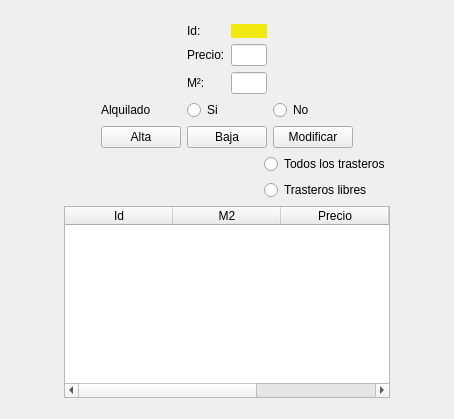
      <widget class="QWidget" name="Trasteros">
       <attribute name="title">
        <string>Trasteros</string>
       </attribute>
       <layout class="QGridLayout" name="gridLayout_13" columnstretch="1,8,1">
        <item row="0" column="1">
         <layout class="QGridLayout" name="gridLayout_4">
          <property name="leftMargin">
           <number>10</number>
          </property>
          <property name="topMargin">
           <number>10</number>
          </property>
          <property name="rightMargin">
           <number>10</number>
          </property>
          <property name="bottomMargin">
           <number>10</number>
          </property>
          <item row="1" column="0">
           <layout class="QGridLayout" name="gridLayout_3">
            <item row="0" column="2">
             <widget class="QRadioButton" name="rbtSi">
              <property name="text">
               <string>Si</string>
              </property>
              <property name="checked">
               <bool>false</bool>
              </property>
              <attribute name="buttonGroup">
               <string notr="true">btnGroupLibre</string>
              </attribute>
             </widget>
            </item>
            <item row="0" column="4">
             <spacer name="horizontalSpacer_4">
              <property name="orientation">
               <enum>Qt::Horizontal</enum>
              </property>
              <property name="sizeHint" stdset="0">
               <size>
                <width>40</width>
                <height>20</height>
               </size>
              </property>
             </spacer>
            </item>
            <item row="1" column="2">
             <widget class="QPushButton" name="btnBaja">
              <property name="text">
               <string>Baja</string>
              </property>
             </widget>
            </item>
            <item row="0" column="0">
             <spacer name="horizontalSpacer_3">
              <property name="orientation">
               <enum>Qt::Horizontal</enum>
              </property>
              <property name="sizeHint" stdset="0">
               <size>
                <width>40</width>
                <height>20</height>
               </size>
              </property>
             </spacer>
            </item>
            <item row="1" column="1">
             <widget class="QPushButton" name="btnAlta">
              <property name="text">
               <string>Alta</string>
              </property>
             </widget>
            </item>
            <item row="0" column="1">
             <widget class="QLabel" name="label_4">
              <property name="text">
               <string>Alquilado</string>
              </property>
             </widget>
            </item>
            <item row="1" column="3">
             <widget class="QPushButton" name="btnModif">
              <property name="text">
               <string>Modificar</string>
              </property>
             </widget>
            </item>
            <item row="0" column="3">
             <widget class="QRadioButton" name="rbtNo">
              <property name="text">
               <string>No</string>
              </property>
              <attribute name="buttonGroup">
               <string notr="true">btnGroupLibre</string>
              </attribute>
             </widget>
            </item>
           </layout>
          </item>
          <item row="2" column="0">
           <layout class="QGridLayout" name="gridLayout_2">
            <item row="1" column="2">
             <widget class="QRadioButton" name="rbtLibres">
              <property name="text">
               <string>Trasteros libres</string>
              </property>
              <attribute name="buttonGroup">
               <string notr="true">btnGroupTrasterosMostrar</string>
              </attribute>
             </widget>
            </item>
            <item row="0" column="2">
             <widget class="QRadioButton" name="rbtTodos">
              <property name="text">
               <string>Todos los trasteros</string>
              </property>
              <property name="checked">
               <bool>false</bool>
              </property>
              <attribute name="buttonGroup">
               <string notr="true">btnGroupTrasterosMostrar</string>
              </attribute>
             </widget>
            </item>
            <item row="2" column="0" colspan="3">
             <widget class="QTableWidget" name="tableTrasteros">
              <property name="selectionBehavior">
               <enum>QAbstractItemView::SelectRows</enum>
              </property>
              <attribute name="horizontalHeaderDefaultSectionSize">
               <number>108</number>
              </attribute>
              <column>
               <property name="text">
                <string>Id</string>
               </property>
              </column>
              <column>
               <property name="text">
                <string>M2</string>
               </property>
              </column>
              <column>
               <property name="text">
                <string>Precio</string>
               </property>
              </column>
              <column>
               <property name="text">
                <string>Alquilado</string>
               </property>
              </column>
              <column>
               <property name="text">
                <string>FechaBaja</string>
               </property>
              </column>
             </widget>
            </item>
            <item row="0" column="1">
             <spacer name="horizontalSpacer_5">
              <property name="orientation">
               <enum>Qt::Horizontal</enum>
              </property>
              <property name="sizeHint" stdset="0">
               <size>
                <width>40</width>
                <height>20</height>
               </size>
              </property>
             </spacer>
            </item>
           </layout>
          </item>
          <item row="0" column="0">
           <layout class="QGridLayout" name="gridLayout" rowstretch="0,0,0" columnstretch="10,0,3,0,10">
            <property name="topMargin">
             <number>3</number>
            </property>
            <item row="1" column="4">
             <spacer name="horizontalSpacer">
              <property name="orientation">
               <enum>Qt::Horizontal</enum>
              </property>
              <property name="sizeHint" stdset="0">
               <size>
                <width>40</width>
                <height>20</height>
               </size>
              </property>
             </spacer>
            </item>
            <item row="2" column="2">
             <widget class="QLineEdit" name="edtM2">
              <property name="alignment">
               <set>Qt::AlignRight|Qt::AlignTrailing|Qt::AlignVCenter</set>
              </property>
             </widget>
            </item>
            <item row="2" column="1">
             <widget class="QLabel" name="label_3">
              <property name="text">
               <string>M²:</string>
              </property>
             </widget>
            </item>
            <item row="0" column="1">
             <widget class="QLabel" name="label_1">
              <property name="text">
               <string>Id:</string>
              </property>
             </widget>
            </item>
            <item row="1" column="1">
             <widget class="QLabel" name="label_2">
              <property name="text">
               <string>Precio:</string>
              </property>
             </widget>
            </item>
            <item row="1" column="2">
             <widget class="QLineEdit" name="edtPrecio">
              <property name="alignment">
               <set>Qt::AlignRight|Qt::AlignTrailing|Qt::AlignVCenter</set>
              </property>
             </widget>
            </item>
            <item row="0" column="2">
             <widget class="QLabel" name="lblid">
              <property name="palette">
               <palette>
                <active>
                 <colorrole role="WindowText">
                  <brush brushstyle="SolidPattern">
                   <color alpha="255">
                    <red>0</red>
                    <green>0</green>
                    <blue>0</blue>
                   </color>
                  </brush>
                 </colorrole>
                 <colorrole role="Button">
                  <brush brushstyle="SolidPattern">
                   <color alpha="255">
                    <red>240</red>
                    <green>233</green>
                    <blue>15</blue>
                   </color>
                  </brush>
                 </colorrole>
                 <colorrole role="Light">
                  <brush brushstyle="SolidPattern">
                   <color alpha="255">
                    <red>255</red>
                    <green>251</green>
                    <blue>121</blue>
                   </color>
                  </brush>
                 </colorrole>
                 <colorrole role="Midlight">
                  <brush brushstyle="SolidPattern">
                   <color alpha="255">
                    <red>247</red>
                    <green>242</green>
                    <blue>68</blue>
                   </color>
                  </brush>
                 </colorrole>
                 <colorrole role="Dark">
                  <brush brushstyle="SolidPattern">
                   <color alpha="255">
                    <red>120</red>
                    <green>116</green>
                    <blue>7</blue>
                   </color>
                  </brush>
                 </colorrole>
                 <colorrole role="Mid">
                  <brush brushstyle="SolidPattern">
                   <color alpha="255">
                    <red>160</red>
                    <green>155</green>
                    <blue>10</blue>
                   </color>
                  </brush>
                 </colorrole>
                 <colorrole role="Text">
                  <brush brushstyle="SolidPattern">
                   <color alpha="255">
                    <red>0</red>
                    <green>0</green>
                    <blue>0</blue>
                   </color>
                  </brush>
                 </colorrole>
                 <colorrole role="BrightText">
                  <brush brushstyle="SolidPattern">
                   <color alpha="255">
                    <red>255</red>
                    <green>255</green>
                    <blue>255</blue>
                   </color>
                  </brush>
                 </colorrole>
                 <colorrole role="ButtonText">
                  <brush brushstyle="SolidPattern">
                   <color alpha="255">
                    <red>0</red>
                    <green>0</green>
                    <blue>0</blue>
                   </color>
                  </brush>
                 </colorrole>
                 <colorrole role="Base">
                  <brush brushstyle="SolidPattern">
                   <color alpha="255">
                    <red>255</red>
                    <green>255</green>
                    <blue>255</blue>
                   </color>
                  </brush>
                 </colorrole>
                 <colorrole role="Window">
                  <brush brushstyle="SolidPattern">
                   <color alpha="255">
                    <red>240</red>
                    <green>233</green>
                    <blue>15</blue>
                   </color>
                  </brush>
                 </colorrole>
                 <colorrole role="Shadow">
                  <brush brushstyle="SolidPattern">
                   <color alpha="255">
                    <red>0</red>
                    <green>0</green>
                    <blue>0</blue>
                   </color>
                  </brush>
                 </colorrole>
                 <colorrole role="AlternateBase">
                  <brush brushstyle="SolidPattern">
                   <color alpha="255">
                    <red>247</red>
                    <green>244</green>
                    <blue>135</blue>
                   </color>
                  </brush>
                 </colorrole>
                 <colorrole role="ToolTipBase">
                  <brush brushstyle="SolidPattern">
                   <color alpha="255">
                    <red>255</red>
                    <green>255</green>
                    <blue>220</blue>
                   </color>
                  </brush>
                 </colorrole>
                 <colorrole role="ToolTipText">
                  <brush brushstyle="SolidPattern">
                   <color alpha="255">
                    <red>0</red>
                    <green>0</green>
                    <blue>0</blue>
                   </color>
                  </brush>
                 </colorrole>
                </active>
                <inactive>
                 <colorrole role="WindowText">
                  <brush brushstyle="SolidPattern">
                   <color alpha="255">
                    <red>0</red>
                    <green>0</green>
                    <blue>0</blue>
                   </color>
                  </brush>
                 </colorrole>
                 <colorrole role="Button">
                  <brush brushstyle="SolidPattern">
                   <color alpha="255">
                    <red>240</red>
                    <green>233</green>
                    <blue>15</blue>
                   </color>
                  </brush>
                 </colorrole>
                 <colorrole role="Light">
                  <brush brushstyle="SolidPattern">
                   <color alpha="255">
                    <red>255</red>
                    <green>251</green>
                    <blue>121</blue>
                   </color>
                  </brush>
                 </colorrole>
                 <colorrole role="Midlight">
                  <brush brushstyle="SolidPattern">
                   <color alpha="255">
                    <red>247</red>
                    <green>242</green>
                    <blue>68</blue>
                   </color>
                  </brush>
                 </colorrole>
                 <colorrole role="Dark">
                  <brush brushstyle="SolidPattern">
                   <color alpha="255">
                    <red>120</red>
                    <green>116</green>
                    <blue>7</blue>
                   </color>
                  </brush>
                 </colorrole>
                 <colorrole role="Mid">
                  <brush brushstyle="SolidPattern">
                   <color alpha="255">
                    <red>160</red>
                    <green>155</green>
                    <blue>10</blue>
                   </color>
                  </brush>
                 </colorrole>
                 <colorrole role="Text">
                  <brush brushstyle="SolidPattern">
                   <color alpha="255">
                    <red>0</red>
                    <green>0</green>
                    <blue>0</blue>
                   </color>
                  </brush>
                 </colorrole>
                 <colorrole role="BrightText">
                  <brush brushstyle="SolidPattern">
                   <color alpha="255">
                    <red>255</red>
                    <green>255</green>
                    <blue>255</blue>
                   </color>
                  </brush>
                 </colorrole>
                 <colorrole role="ButtonText">
                  <brush brushstyle="SolidPattern">
                   <color alpha="255">
                    <red>0</red>
                    <green>0</green>
                    <blue>0</blue>
                   </color>
                  </brush>
                 </colorrole>
                 <colorrole role="Base">
                  <brush brushstyle="SolidPattern">
                   <color alpha="255">
                    <red>255</red>
                    <green>255</green>
                    <blue>255</blue>
                   </color>
                  </brush>
                 </colorrole>
                 <colorrole role="Window">
                  <brush brushstyle="SolidPattern">
                   <color alpha="255">
                    <red>240</red>
                    <green>233</green>
                    <blue>15</blue>
                   </color>
                  </brush>
                 </colorrole>
                 <colorrole role="Shadow">
                  <brush brushstyle="SolidPattern">
                   <color alpha="255">
                    <red>0</red>
                    <green>0</green>
                    <blue>0</blue>
                   </color>
                  </brush>
                 </colorrole>
                 <colorrole role="AlternateBase">
                  <brush brushstyle="SolidPattern">
                   <color alpha="255">
                    <red>247</red>
                    <green>244</green>
                    <blue>135</blue>
                   </color>
                  </brush>
                 </colorrole>
                 <colorrole role="ToolTipBase">
                  <brush brushstyle="SolidPattern">
                   <color alpha="255">
                    <red>255</red>
                    <green>255</green>
                    <blue>220</blue>
                   </color>
                  </brush>
                 </colorrole>
                 <colorrole role="ToolTipText">
                  <brush brushstyle="SolidPattern">
                   <color alpha="255">
                    <red>0</red>
                    <green>0</green>
                    <blue>0</blue>
                   </color>
                  </brush>
                 </colorrole>
                </inactive>
                <disabled>
                 <colorrole role="WindowText">
                  <brush brushstyle="SolidPattern">
                   <color alpha="255">
                    <red>120</red>
                    <green>116</green>
                    <blue>7</blue>
                   </color>
                  </brush>
                 </colorrole>
                 <colorrole role="Button">
                  <brush brushstyle="SolidPattern">
                   <color alpha="255">
                    <red>240</red>
                    <green>233</green>
                    <blue>15</blue>
                   </color>
                  </brush>
                 </colorrole>
                 <colorrole role="Light">
                  <brush brushstyle="SolidPattern">
                   <color alpha="255">
                    <red>255</red>
                    <green>251</green>
                    <blue>121</blue>
                   </color>
                  </brush>
                 </colorrole>
                 <colorrole role="Midlight">
                  <brush brushstyle="SolidPattern">
                   <color alpha="255">
                    <red>247</red>
                    <green>242</green>
                    <blue>68</blue>
                   </color>
                  </brush>
                 </colorrole>
                 <colorrole role="Dark">
                  <brush brushstyle="SolidPattern">
                   <color alpha="255">
                    <red>120</red>
                    <green>116</green>
                    <blue>7</blue>
                   </color>
                  </brush>
                 </colorrole>
                 <colorrole role="Mid">
                  <brush brushstyle="SolidPattern">
                   <color alpha="255">
                    <red>160</red>
                    <green>155</green>
                    <blue>10</blue>
                   </color>
                  </brush>
                 </colorrole>
                 <colorrole role="Text">
                  <brush brushstyle="SolidPattern">
                   <color alpha="255">
                    <red>120</red>
                    <green>116</green>
                    <blue>7</blue>
                   </color>
                  </brush>
                 </colorrole>
                 <colorrole role="BrightText">
                  <brush brushstyle="SolidPattern">
                   <color alpha="255">
                    <red>255</red>
                    <green>255</green>
                    <blue>255</blue>
                   </color>
                  </brush>
                 </colorrole>
                 <colorrole role="ButtonText">
                  <brush brushstyle="SolidPattern">
                   <color alpha="255">
                    <red>120</red>
                    <green>116</green>
                    <blue>7</blue>
                   </color>
                  </brush>
                 </colorrole>
                 <colorrole role="Base">
                  <brush brushstyle="SolidPattern">
                   <color alpha="255">
                    <red>240</red>
                    <green>233</green>
                    <blue>15</blue>
                   </color>
                  </brush>
                 </colorrole>
                 <colorrole role="Window">
                  <brush brushstyle="SolidPattern">
                   <color alpha="255">
                    <red>240</red>
                    <green>233</green>
                    <blue>15</blue>
                   </color>
                  </brush>
                 </colorrole>
                 <colorrole role="Shadow">
                  <brush brushstyle="SolidPattern">
                   <color alpha="255">
                    <red>0</red>
                    <green>0</green>
                    <blue>0</blue>
                   </color>
                  </brush>
                 </colorrole>
                 <colorrole role="AlternateBase">
                  <brush brushstyle="SolidPattern">
                   <color alpha="255">
                    <red>240</red>
                    <green>233</green>
                    <blue>15</blue>
                   </color>
                  </brush>
                 </colorrole>
                 <colorrole role="ToolTipBase">
                  <brush brushstyle="SolidPattern">
                   <color alpha="255">
                    <red>255</red>
                    <green>255</green>
                    <blue>220</blue>
                   </color>
                  </brush>
                 </colorrole>
                 <colorrole role="ToolTipText">
                  <brush brushstyle="SolidPattern">
                   <color alpha="255">
                    <red>0</red>
                    <green>0</green>
                    <blue>0</blue>
                   </color>
                  </brush>
                 </colorrole>
                </disabled>
               </palette>
              </property>
              <property name="autoFillBackground">
               <bool>true</bool>
              </property>
              <property name="text">
               <string/>
              </property>
              <property name="alignment">
               <set>Qt::AlignCenter</set>
              </property>
             </widget>
            </item>
            <item row="1" column="0">
             <spacer name="horizontalSpacer_2">
              <property name="orientation">
               <enum>Qt::Horizontal</enum>
              </property>
              <property name="sizeHint" stdset="0">
               <size>
                <width>40</width>
                <height>20</height>
               </size>
              </property>
             </spacer>
            </item>
           </layout>
          </item>
         </layout>
        </item>
        <item row="0" column="0">
         <spacer name="horizontalSpacer_18">
          <property name="orientation">
           <enum>Qt::Horizontal</enum>
          </property>
          <property name="sizeHint" stdset="0">
           <size>
            <width>40</width>
            <height>20</height>
           </size>
          </property>
         </spacer>
        </item>
        <item row="0" column="2">
         <spacer name="horizontalSpacer_19">
          <property name="orientation">
           <enum>Qt::Horizontal</enum>
          </property>
          <property name="sizeHint" stdset="0">
           <size>
            <width>40</width>
            <height>20</height>
           </size>
          </property>
         </spacer>
        </item>
       </layout>
      </widget>
